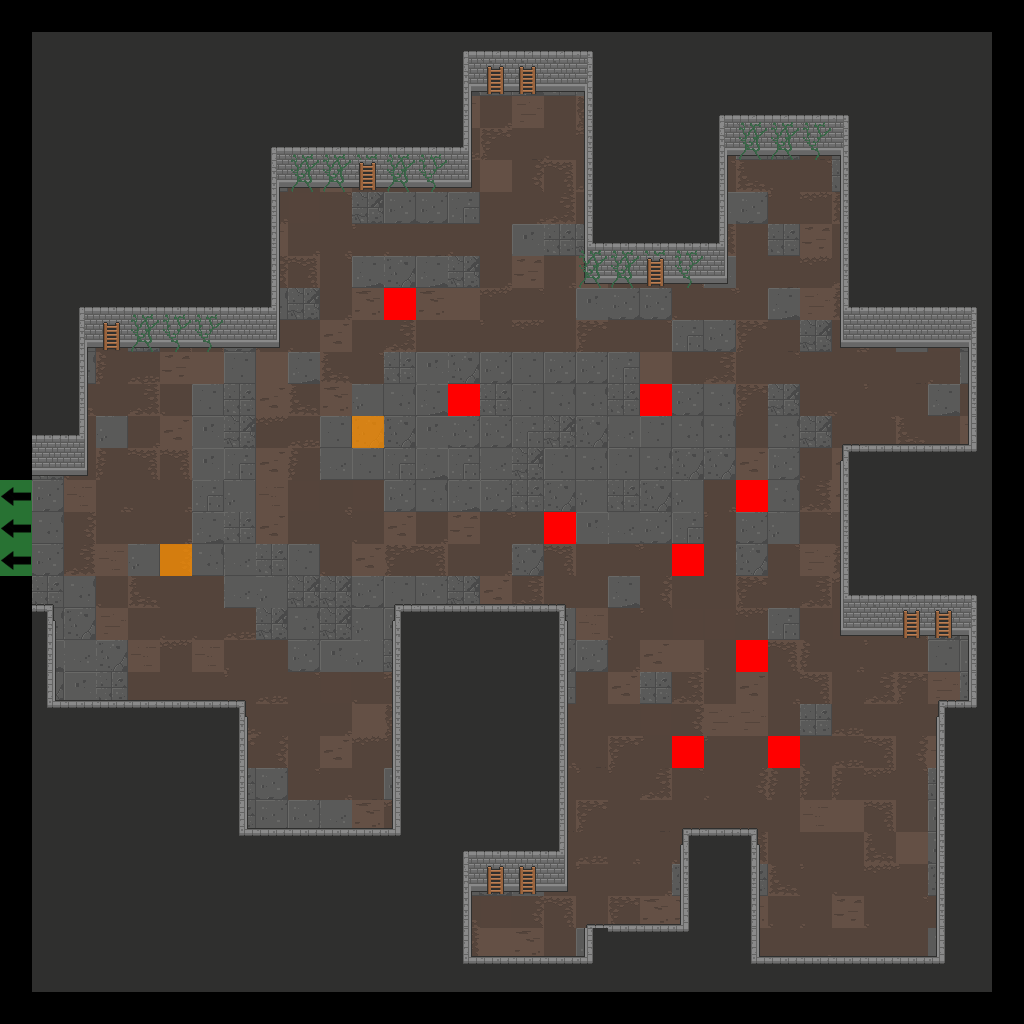

This game map was drawn from its Tiled (.tmx) file and the tilesets committed beside it. A one-line description and the trimmed map source follow:
An orthogonal 32x32 tile map with 32x32 px tiles, 7 tile layers (Floor, Walls, Doors, Pillars, ...), 2 tilesets.

<map version="1.2" tiledversion="2019.04.18" orientation="orthogonal" renderorder="right-down" width="32" height="32" tilewidth="32" tileheight="32" infinite="0" nextlayerid="22" nextobjectid="1">
 <tileset firstgid="1" source="Dungeon_Tileset_2.tsx" />
 <tileset firstgid="321" source="flags.tsx" />
 <layer id="15" name="Floor" width="32" height="32">
  <data>[1024 cells, 900 non-empty, 42 distinct tile ids]</data>
 </layer>
 <layer id="16" name="Walls" width="32" height="32">
  <data>[1024 cells, 496 non-empty, 28 distinct tile ids]</data>
 </layer>
 <layer id="17" name="Doors" width="32" height="32">
  <data>[1024 cells, 0 non-empty, 0 distinct tile ids]</data>
 </layer>
 <layer id="18" name="Pillars" width="32" height="32">
  <data>[1024 cells, 0 non-empty, 0 distinct tile ids]</data>
 </layer>
 <layer id="19" name="Candles" width="32" height="32">
  <data>[1024 cells, 0 non-empty, 0 distinct tile ids]</data>
 </layer>
 <layer id="20" name="Debris" width="32" height="32">
  <data>[1024 cells, 37 non-empty, 5 distinct tile ids]</data>
 </layer>
 <layer id="21" name="Flags" width="32" height="32">
  <data>[1024 cells, 14 non-empty, 3 distinct tile ids]</data>
 </layer>
</map>
